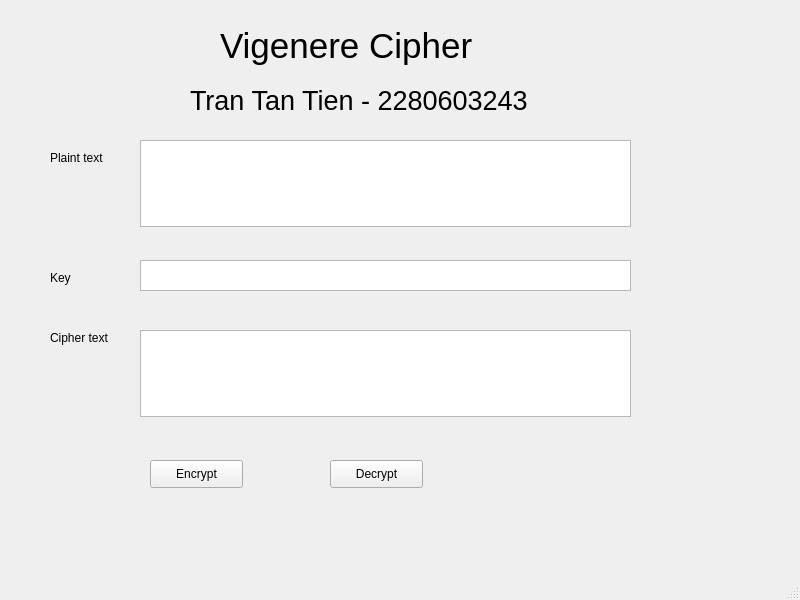
<?xml version="1.0" encoding="UTF-8"?>
<ui version="4.0">
 <class>MainWindow</class>
 <widget class="QMainWindow" name="MainWindow">
  <property name="geometry">
   <rect>
    <x>0</x>
    <y>0</y>
    <width>800</width>
    <height>600</height>
   </rect>
  </property>
  <property name="windowTitle">
   <string>MainWindow</string>
  </property>
  <widget class="QWidget" name="centralwidget">
   <widget class="QLabel" name="label">
    <property name="geometry">
     <rect>
      <x>220</x>
      <y>0</y>
      <width>371</width>
      <height>91</height>
     </rect>
    </property>
    <property name="font">
     <font>
      <pointsize>26</pointsize>
     </font>
    </property>
    <property name="text">
     <string>Vigenere Cipher</string>
    </property>
   </widget>
   <widget class="QLabel" name="label_2">
    <property name="geometry">
     <rect>
      <x>50</x>
      <y>150</y>
      <width>55</width>
      <height>16</height>
     </rect>
    </property>
    <property name="text">
     <string>Plaint text</string>
    </property>
   </widget>
   <widget class="QLabel" name="label_3">
    <property name="geometry">
     <rect>
      <x>50</x>
      <y>330</y>
      <width>71</width>
      <height>16</height>
     </rect>
    </property>
    <property name="text">
     <string>Cipher text</string>
    </property>
   </widget>
   <widget class="QLabel" name="label_4">
    <property name="geometry">
     <rect>
      <x>50</x>
      <y>270</y>
      <width>55</width>
      <height>16</height>
     </rect>
    </property>
    <property name="text">
     <string>Key</string>
    </property>
   </widget>
   <widget class="QTextEdit" name="txt_plaintext">
    <property name="geometry">
     <rect>
      <x>140</x>
      <y>140</y>
      <width>491</width>
      <height>87</height>
     </rect>
    </property>
   </widget>
   <widget class="QTextEdit" name="txt_key">
    <property name="geometry">
     <rect>
      <x>140</x>
      <y>260</y>
      <width>491</width>
      <height>31</height>
     </rect>
    </property>
   </widget>
   <widget class="QTextEdit" name="txt_ciphertext">
    <property name="geometry">
     <rect>
      <x>140</x>
      <y>330</y>
      <width>491</width>
      <height>87</height>
     </rect>
    </property>
   </widget>
   <widget class="QPushButton" name="btn_encrypt">
    <property name="geometry">
     <rect>
      <x>150</x>
      <y>460</y>
      <width>93</width>
      <height>28</height>
     </rect>
    </property>
    <property name="text">
     <string>Encrypt</string>
    </property>
   </widget>
   <widget class="QPushButton" name="btn_decrypt">
    <property name="geometry">
     <rect>
      <x>330</x>
      <y>460</y>
      <width>93</width>
      <height>28</height>
     </rect>
    </property>
    <property name="text">
     <string>Decrypt</string>
    </property>
   </widget>
   <widget class="QLabel" name="label_5">
    <property name="geometry">
     <rect>
      <x>190</x>
      <y>80</y>
      <width>461</width>
      <height>41</height>
     </rect>
    </property>
    <property name="font">
     <font>
      <pointsize>20</pointsize>
     </font>
    </property>
    <property name="text">
     <string>Tran Tan Tien - 2280603243</string>
    </property>
   </widget>
  </widget>
  <widget class="QMenuBar" name="menubar">
   <property name="geometry">
    <rect>
     <x>0</x>
     <y>0</y>
     <width>800</width>
     <height>26</height>
    </rect>
   </property>
  </widget>
  <widget class="QStatusBar" name="statusbar"/>
 </widget>
 <resources/>
 <connections/>
</ui>
